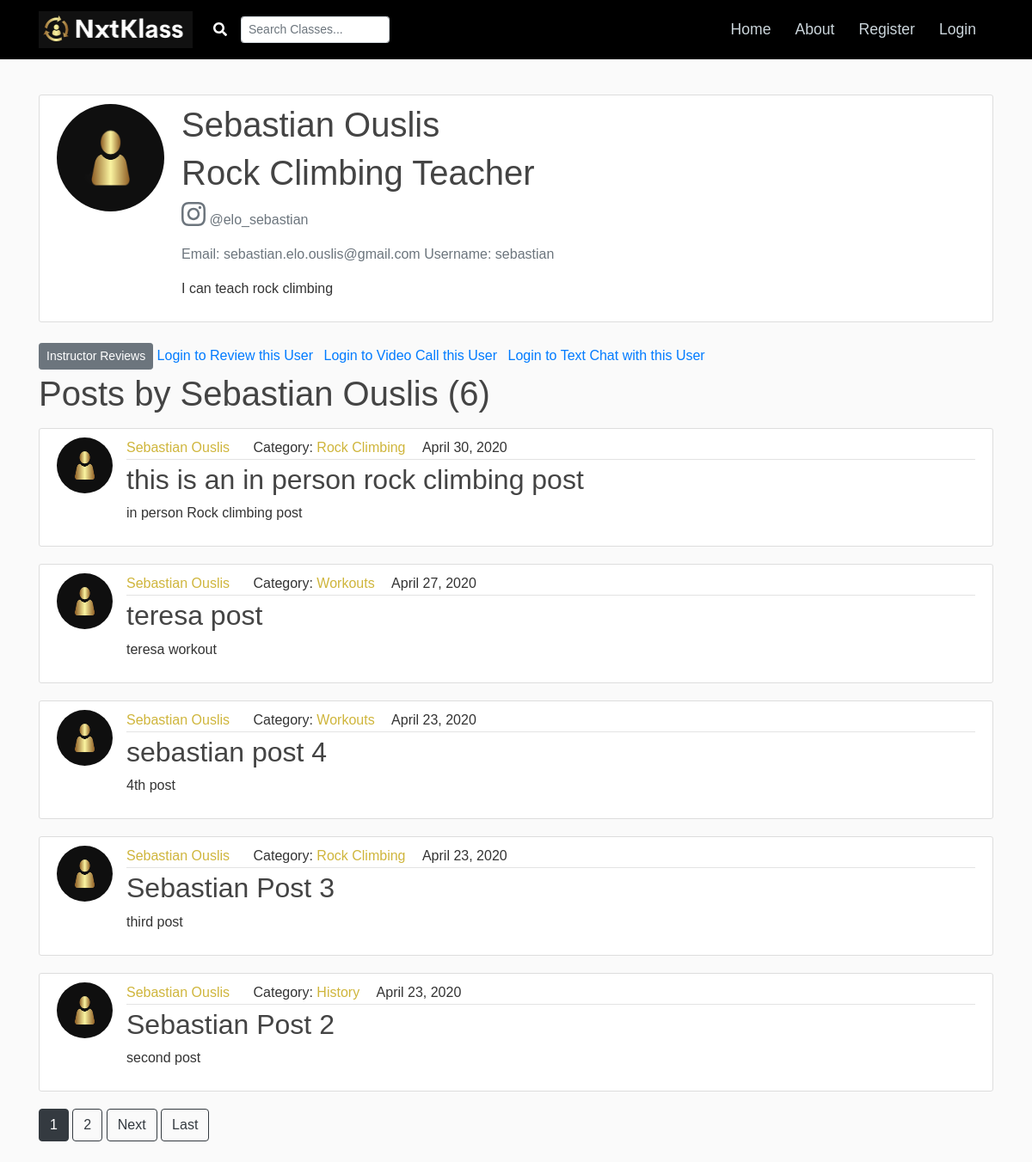
Screenshot of /blog/user/sebastian with the database file from the repository.
### users/models.py (models this page shows, shortened)
class Profile(models.Model):
    user = models.OneToOneField(User, on_delete=models.CASCADE)
    first_name = models.CharField(max_length=20, default='Alex')
    last_name = models.CharField(max_length=20, default='Green')
    instagram_handle = models.TextField(default='')
    youtube_channel = models.TextField(default='')
    image = models.ImageField(default='default_logo.PNG', upload_to='profile_pics')
    short_description = models.CharField(max_length=100, default='Add a short description of yourself')
    description = models.TextField(default='Add a description of your Skills and what you can offer as classes')

### blog/models.py (models this page shows, shortened)
class Post(models.Model):
    title = models.CharField(max_length=100)
    content = models.TextField()
    date_posted = models.DateTimeField(default=timezone.now)
    author = models.ForeignKey(User, on_delete=models.CASCADE)
    author_profile = models.ForeignKey(Profile, null=True, default=None, on_delete=models.SET_DEFAULT)
    category = models.ForeignKey(Category, null=True, default=None, on_delete=models.SET_DEFAULT)
    is_purchase = models.BooleanField(default=False)
    type_of_class = models.ForeignKey(TypeOfClasses, null=True, default=None, on_delete=models.SET_DEFAULT)
    cost = models.DecimalField(max_digits=5, decimal_places=2, default=5.00, validators=[MinValueValidator(0.51)])
    initial_spots = models.PositiveIntegerField(default=1, validators=[MinValueValidator(1), MaxValueValidator(10)])
    spots_available = models.PositiveIntegerField(default=1, validators=[MinValueValidator(1), MaxValueValidator(10)])

class Category(models.Model):
    name = models.TextField()
    def __str__(self):
        return self.name

### blog/views.py (the view)
# urls.py: path('user/<str:username>', UserPostListView.as_view(), name='user-posts'),
class UserPostListView(ListView):
    model = Post
    template_name = 'blog/user_posts.html'
    context_object_name = 'posts'
    paginate_by = 5
    def get_queryset(self):
        user = get_object_or_404(User, username=self.kwargs.get('username'))
        return Post.objects.filter(author=user).order_by('-date_posted')
    def get_context_data(self, *args, **kwargs):
        context = super().get_context_data(*args, **kwargs)
        page_user = get_object_or_404(User, username=self.kwargs.get('username'))
        context['page_user'] = page_user
        return context

### blog/templates/blog/user_posts.html (shortened to what this page needs)
{% extends "blog/base.html" %}
{% block content%}
    <div class="content-section">
      <div class="media">
        <img class="rounded-circle account-img" src="{{ page_user.profile.image.url}}">
        <div class="media-body">
          <h2 class="account-heading">{{ page_user.profile.first_name }} {{ page_user.profile.last_name}}</h2>
          <h2 class="account-heading">{{ page_user.profile.short_description }}</h2>
          {% if page_user.profile.instagram_handle != "" or page_user.profile.youtube_channel != "" %}
            <p class="text-secondary">
              {% if page_user.profile.instagram_handle != "" %}
                <i class="fab fa-2x fa-instagram"></i> @{{ page_user.profile.instagram_handle }}
              {% endif %}
            </p>
          {% endif %}
          <p class="text-secondary">Email: {{ page_user.email }} Username: {{ page_user.username }}</p>
          <p class="article-content">{{ page_user.profile.description }}</p>
        </div>
      </div>
    </div>
    <div>
        <a class="btn btn-secondary btn-sm mt-1 mb-1" href="{% url 'user-review' page_user.username %}">Instructor Reviews</a>
        {% if user.is_authenticated %}
            <a class="btn btn-secondary btn-sm mt-1 mb-1" href="{% url 'create-review' page_user.username %}">Write a review for this Instructor</a>
        {% else %}
            <a class="mr-2" href="{% url 'login' %}?next={{request.path}}">Login to Review this User</a>
        {% endif %}
        {% if user.is_authenticated %}
            <a class="btn btn-secondary btn-sm mt-1 mb-1" href="{% url 'video-call' page_user.username %}">Video Call this User</a>
        {% else %}
            <a class="mr-2" href="{% url 'login' %}?next={{request.path}}">Login to Video Call this User</a>
        {% endif %}
        {% if user.is_authenticated %}
            <a class="btn btn-secondary btn-sm mt-1 mb-1" href="{% url 'text-chat' page_user.username %}">Text Chat with this User</a>
        {% else %}
            <a class="mr-2" href="{% url 'login' %}?next={{request.path}}">Login to Text Chat with this User</a>
        {% endif %}
    </div>
    <h1 class="mb-3">Posts by {{ page_user.profile.first_name }} {{ page_user.profile.last_name }} ({{ page_obj.paginator.count}})</h1>
    {% for post in posts %}
        <article class="media content-section">
          <img class="rounded-circle article-img" src="{{ post.author.profile.image.url }}">
          <div class="media-body">
            <div class="article-metadata">
              <a class="mr-2 userlink" href="{% url 'user-posts' post.author.username %}">{{ post.author_profile.first_name }} {{ post.author_profile.last_name }}</a>
              <a class="spacing">Category: </a>
              <a class="post-category" href="{% url 'post-category' post.category %}">{{ post.category }}</a>
              <div class="spacing">
                <a>{{ post.date_posted|date:"F d, Y" }}</a>
              </div>
            </div>
            <h2><a class="article-title" href="{% url 'post-detail' post.id %}">{{ post.title }}</a></h2>
            <p class="article-content">{{ post.content|truncatechars:30 }}</p>
          </div>
        </article>
    {% endfor %}
    {% if is_paginated %}
        {% for num in page_obj.paginator.page_range %}
            {% if page_obj.number == num %}
                <a class="btn btn-dark mb-4" href="?page={{ num }}">{{ num }}</a>
            {% elif num > page_obj.number|add:'-3' and num < page_obj.number|add:'3' %}
                <a class="btn btn-outline-dark mb-4" href="?page={{ num }}">{{ num }}</a>
            {% endif %}
        {% endfor %}
        {% if page_obj.has_next %}
            <a class="btn btn-outline-dark mb-4" href="?page={{ page_obj.next_page_number }}">Next</a>
            <a class="btn btn-outline-dark mb-4" href="?page={{ page_obj.paginator.num_pages }}">Last</a>
        {% endif %}
    {% endif %}
{% endblock content %}

### blog/static/css/main.css (style rules this page uses)
body { background: #fafafa; color: #333333; margin-top: 5rem; padding-top: 30px; font-family: 'Poppins', sans-serif; }
h1, h2, h3, h4, h5, h6 { color: #444444; }
.content-section { background: #ffffff; padding: 10px 20px; border: 1px solid #dddddd; border-radius: 3px; margin-bottom: 20px; }
.article-title { color: #444444; }
.article-content { white-space: pre-line; }
.article-img { height: 65px; width: 65px; margin-right: 16px; }
.article-metadata { padding-bottom: 1px; margin-bottom: 4px; border-bottom: 1px solid #e3e3e3 }
.userlink { color: #CFB53B; }
.spacing { display:inline-block; margin-left: 15px; }
.post-category { color: #CFB53B; }
.account-img { height: 125px; width: 125px; margin-right: 20px; margin-bottom: 16px; }
.account-heading { font-size: 2.5rem; }

### rows the page displays
Post: author.profile.image (placeholder picture), author_profile.first_name "Sebastian", author_profile.last_name "Ouslis", category "Rock Climbing", date_posted "April 30, 2020", title "this is an in person rock climbing post", content "in person Rock climbing post"
Post: author.profile.image (placeholder picture), author_profile.first_name "Sebastian", author_profile.last_name "Ouslis", category "Workouts", date_posted "April 27, 2020", title "teresa post", content "teresa workout"
Post: author.profile.image (placeholder picture), author_profile.first_name "Sebastian", author_profile.last_name "Ouslis", category "Workouts", date_posted "April 23, 2020", title "sebastian post 4", content "4th post"
Post: author.profile.image (placeholder picture), author_profile.first_name "Sebastian", author_profile.last_name "Ouslis", category "Rock Climbing", date_posted "April 23, 2020", title "Sebastian Post 3", content "third post"
Post: author.profile.image (placeholder picture), author_profile.first_name "Sebastian", author_profile.last_name "Ouslis", category "History", date_posted "April 23, 2020", title "Sebastian Post 2", content "second post"

### other values shown
{{ page_user.profile.first_name }} "Sebastian"
{{ page_user.profile.last_name }} "Ouslis"
{{ page_user.profile.short_description }} "Rock Climbing Teacher"
{{ page_user.profile.instagram_handle }} "elo_sebastian"
{{ page_user.email }} "sebastian.elo.ouslis@gmail.com"
{{ page_user.username }} "sebastian"
{{ page_user.profile.description }} "I can teach rock climbing"
{{ page_obj.paginator.count }} "6"
{{ num }} "1"
{{ num }} "2"
